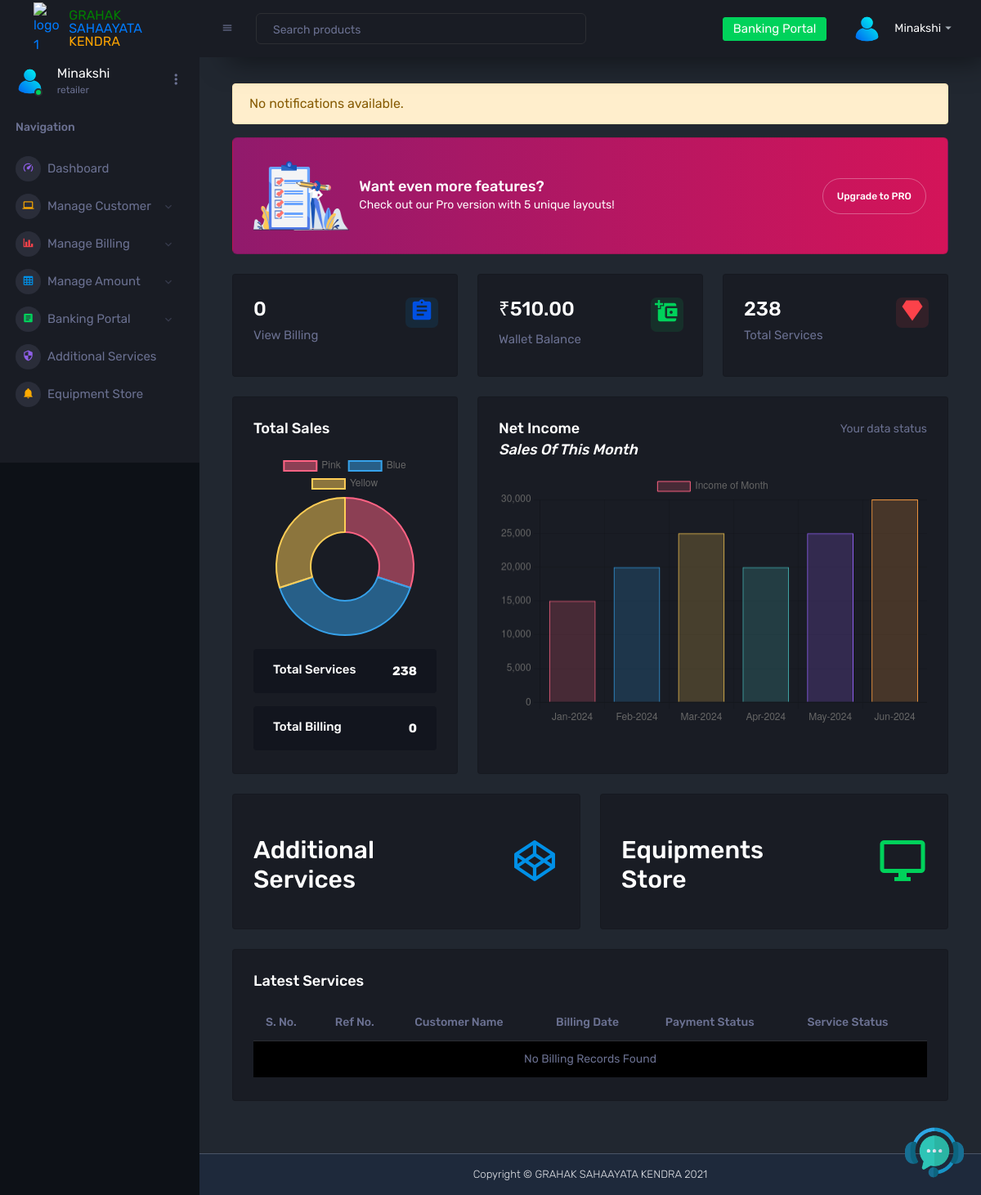
Page /dashboard/retailer/dashboard/ (signed in) on the earlier database version.
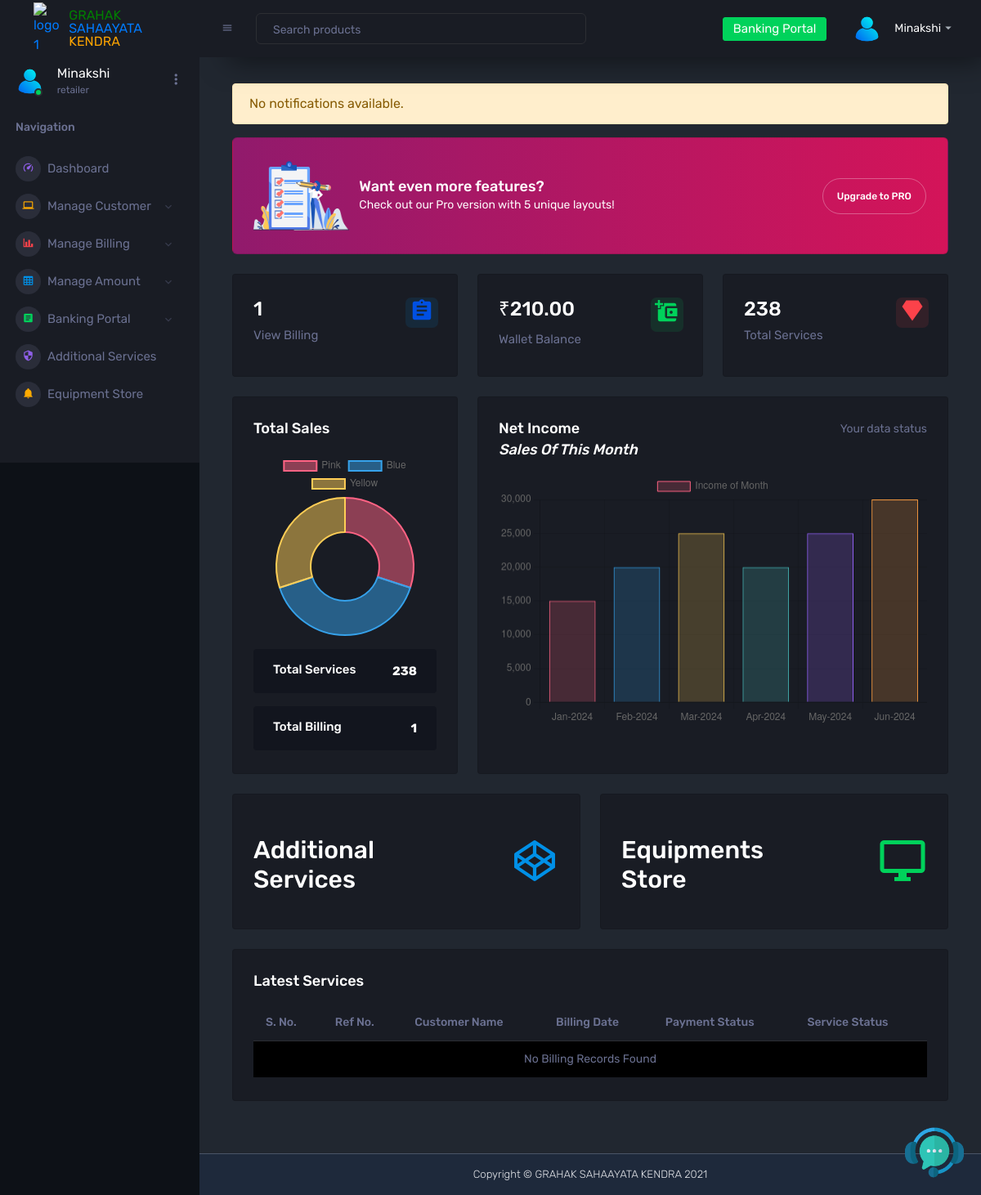
Same page on the later database version.
### dashboard/models.py (models this page shows, shortened)
class Wallet(models.Model):
    user = models.OneToOneField(settings.AUTH_USER_MODEL, on_delete=models.CASCADE, related_name="wallet")
    balance = models.DecimalField(max_digits=10, decimal_places=2, default=0.00)

### dashboard/views/retailer_views.py (the view)
# urls.py: path('retailer/dashboard/', retailer_views.retailer_dashboard, name='retailer_dashboard'),
@role_required(['retailer'])
def retailer_dashboard(request):
    try:
        wallet = Wallet.objects.get(user=request.user)
        wallet_balance = wallet.balance
    except Wallet.DoesNotExist:
        wallet_balance = 0.0
    notifications = Notification.objects.filter(user=request.user).order_by('-timestamp')
    total_services = Service.objects.filter(status='active').count()  # Assuming active status filtering
    total_billings = BillingDetails.objects.filter(user=request.user).count()
    context = {
        'notifications': notifications,
        'total_services': total_services,
        'wallet_balance': wallet_balance,
        'total_billings': total_billings,  # Include total billings count
    }
    return render(request, 'retailer_dashboard/retailer_dashboard.html', context)

### dashboard/utils.py (called while the page is built)
def role_required(allowed_roles):
    def decorator(view_func):
        @wraps(view_func)
        def wrapper(request, *args, **kwargs):
            if not request.user.is_authenticated:
                logger.info("User is not authenticated. Redirecting to login.")
                return redirect('login')
            if request.user.role not in allowed_roles:
                logger.warning(f"Unauthorized access attempt by user: {request.user.username}, Role: {request.user.role}")
                return redirect('not_authorized')
            logger.info(f"Access granted for user: {request.user.username}, Role: {request.user.role}")
            return view_func(request, *args, **kwargs)
        return wrapper
    return decorator

### dashboard/templates/retailer_dashboard/retailer_dashboard.html (shortened to what the changed rows need)
{% extends 'base.html' %}
{% load static %}
{% block content %}
<div class="container-flud">
<div class="main-panel">
          <div class="content-wrapper">
            <div class="row">
              <div class="col-xl-4 col-sm-6 grid-margin stretch-card">
                <div class="card">
                  <div class="card-body">
                    <div class="row">
                      <div class="col-9">
                        <div class="d-flex align-items-center align-self-start">
                          <h3 class="mb-0">{{ total_billings }}</h3>
                        </div>
                      </div>
                    </div>
                  </div>
                </div>
              </div>
              <div class="col-xl-4 col-sm-6 grid-margin stretch-card">
                <div class="card">
                  <div class="card-body">
                    <div class="row">
                      <div class="col-9">
                        <div class="d-flex align-items-center align-self-start">
                          <h3 class="mb-0">₹{{ wallet_balance }}</h3>
                        </div>
                      </div>
                    </div>
                  </div>
                </div>
              </div>
            </div>
            <div class="row">
              <div class="col-md-4 grid-margin stretch-card">
                <div class="card">
                  <div class="card-body">
                    <div class="bg-gray-dark d-flex d-md-block d-xl-flex flex-row py-3 px-4 px-md-3 px-xl-4 rounded mt-3">
                      <div class="align-self-center flex-grow text-right text-md-center text-xl-right py-md-2 py-xl-0">
                        <h6 class="font-weight-bold mb-0">{{ total_billings }}</h6>
                      </div>
                    </div>
                  </div>
                </div>
              </div>
            </div>
            <div class="row">
              <div class="col-sm-6 grid-margin">
                <div class="card">
                  <div class="card-body">
                    <a href="{% url 'pin_entry' %}" class="additional-ser">
                    <div class="row">
                      <div class="col-8 col-sm-12 col-xl-8 my-auto">
                        <div class="d-flex d-sm-block d-md-flex align-items-center">
                          <h2 class="mb-0">Additional Services</h2>
                        </div>
                      </div>
                    </div>
                    </a>
                  </div>
                </div>
              </div>
              <div class="col-sm-6 grid-margin">
                <div class="card">
                  <div class="card-body">
                    <a href="#" class="additional-ser">
                    <div class="row">
                      <div class="col-8 col-sm-12 col-xl-8 my-auto">
                        <div class="d-flex d-sm-block d-md-flex align-items-center">
                          <h2 class="mb-0">Equipments Store</h2>
                        </div>
                      </div>
                    </div>
                  </a>
                  </div>
                </div>
              </div>
            </div>
            <div class="row ">
              <div class="col-12 grid-margin">
                <div class="card">
                  <div class="card-body">
                    <div class="table-responsive">
                      <table class="table table-striped">
                          <thead>
                              <tr>
                                  <th>S. No.</th>
                                  <th>Ref No.</th>
                                  <th>Customer Name</th>
                                  <th>Billing Date</th>
                                  <th>Payment Status</th>
                                  <th>Service Status</th>
                              </tr>
                          </thead>
                      </table>
                  </div>
                  </div>
                </div>
              </div>
            </div>
        </div>
      </div>
    </div>
{% endblock %}

Differences in the rows shown:
changed Wallet: balance "510.00" → "210.00"
Other differences:
{{ total_billings }}: "0" → "1"
